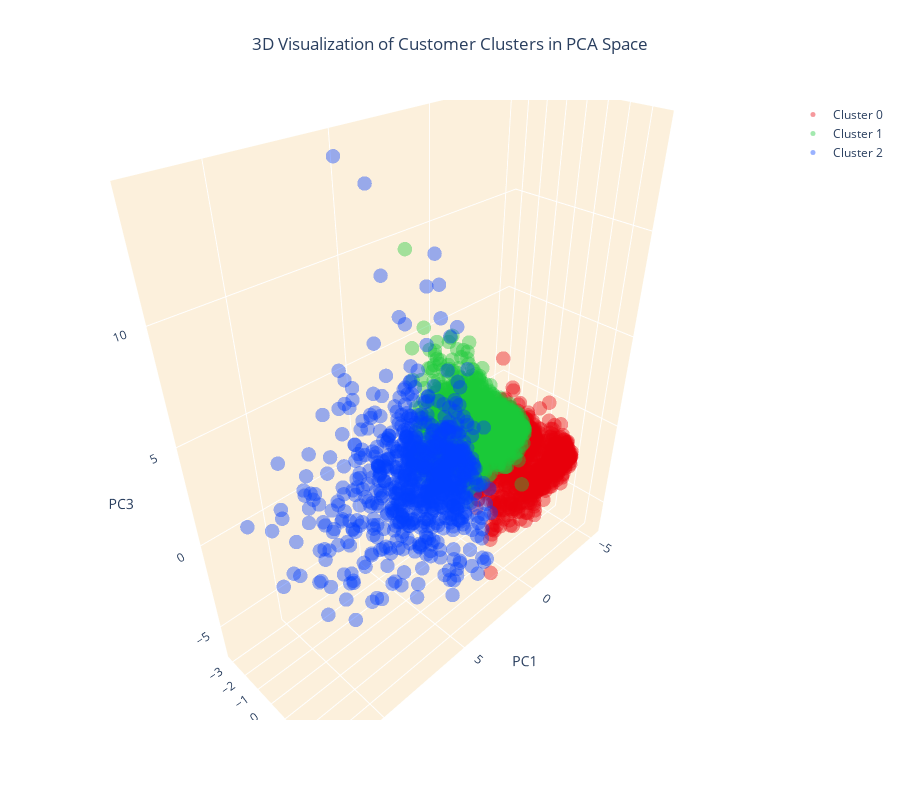

Source (notebook cell):
### Code cell
# Create separate data frames for each cluster
cluster_0 = customer_data_pca[customer_data_pca['cluster'] == 0]
cluster_1 = customer_data_pca[customer_data_pca['cluster'] == 1]
cluster_2 = customer_data_pca[customer_data_pca['cluster'] == 2]

# Create a 3D scatter plot
fig = go.Figure()

# Add data points for each cluster separately and specify the color
fig.add_trace(go.Scatter3d(x=cluster_0['PC1'], y=cluster_0['PC2'], z=cluster_0['PC3'],
                           mode='markers', marker=dict(color=colors[0], size=5, opacity=0.4), name='Cluster 0'))
fig.add_trace(go.Scatter3d(x=cluster_1['PC1'], y=cluster_1['PC2'], z=cluster_1['PC3'],
                           mode='markers', marker=dict(color=colors[1], size=5, opacity=0.4), name='Cluster 1'))
fig.add_trace(go.Scatter3d(x=cluster_2['PC1'], y=cluster_2['PC2'], z=cluster_2['PC3'],
                           mode='markers', marker=dict(color=colors[2], size=5, opacity=0.4), name='Cluster 2'))

# Set the title and layout details
fig.update_layout(
    title=dict(text='3D Visualization of Customer Clusters in PCA Space', x=0.5),
    scene=dict(
        xaxis=dict(backgroundcolor="#fcf0dc", gridcolor='white', title='PC1'),
        yaxis=dict(backgroundcolor="#fcf0dc", gridcolor='white', title='PC2'),
        zaxis=dict(backgroundcolor="#fcf0dc", gridcolor='white', title='PC3'),
    ),
    width=900,
    height=800
)

# Show the plot
fig.show()

### Figure 1 — Plotly figure (JSON) as saved in the notebook; plotly's stock layout.template omitted (floating-point values rounded to 4 significant figures; data arrays with more than 128 entries replaced by an {"elided": "..."} marker saying what was removed)
{"data": [{"marker": {"color": "#e8000b", "opacity": 0.4, "size": 5}, "mode": "markers", "name": "Cluster 0", "x": {"elided": "983 float values"}, "y": {"elided": "983 float values"}, "z": {"elided": "983 float values"}, "type": "scatter3d"}, {"marker": {"color": "#1ac938", "opacity": 0.4, "size": 5}, "mode": "markers", "name": "Cluster 1", "x": {"elided": "2276 float values"}, "y": {"elided": "2276 float values"}, "z": {"elided": "2276 float values"}, "type": "scatter3d"}, {"marker": {"color": "#023eff", "opacity": 0.4, "size": 5}, "mode": "markers", "name": "Cluster 2", "x": {"elided": "758 float values"}, "y": {"elided": "758 float values"}, "z": {"elided": "758 float values"}, "type": "scatter3d"}], "layout": {"title": {"text": "3D Visualization of Customer Clusters in PCA Space", "x": 0.5}, "scene": {"xaxis": {"backgroundcolor": "#fcf0dc", "gridcolor": "white", "title": {"text": "PC1"}}, "yaxis": {"backgroundcolor": "#fcf0dc", "gridcolor": "white", "title": {"text": "PC2"}}, "zaxis": {"backgroundcolor": "#fcf0dc", "gridcolor": "white", "title": {"text": "PC3"}}}, "width": 900, "height": 800}}
